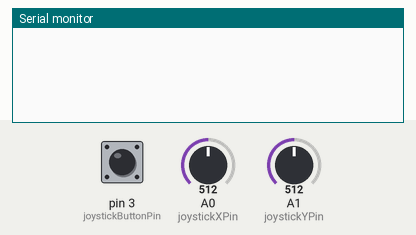
Recording of a sketch running on a simulated Arduino Uno, built with avr-gcc and run on an emulated ATmega328P. Parts: the last lines printed to the serial monitor. The test bench sets the inputs (shaded band); at power-on: A0 (joystickXPin) = 512, A1 (joystickYPin) = 512, pin 3 (joystickButtonPin) HIGH.

Above: at 1.2 s.
1.3 s: A0 (joystickXPin) set to 716
At 2.7 s:
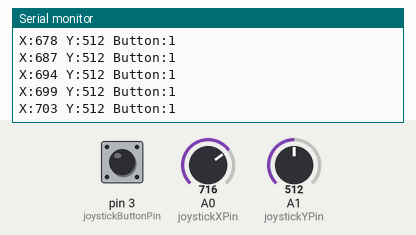
2.9 s: A1 (joystickYPin) set to 716
At 4.2 s:
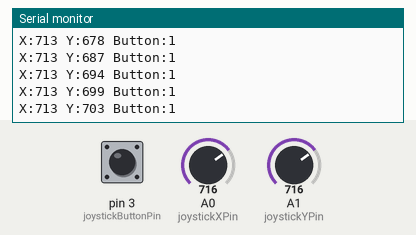
4.4 s: pin 3 (joystickButtonPin) pulled LOW for 0.15 s
At 5.6 s:
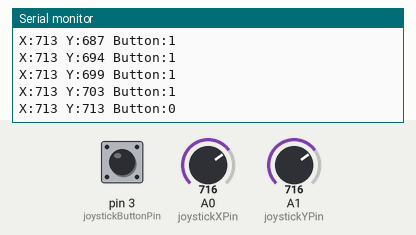
6.0 s: A0 (joystickXPin) set to 900
At 7.3 s:
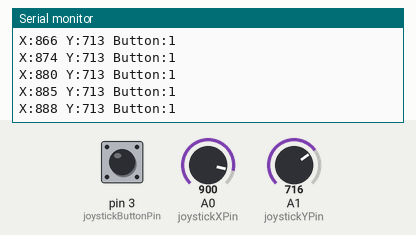
7.5 s: pin 3 (joystickButtonPin) pulled LOW for 1 s
At 8.6 s:
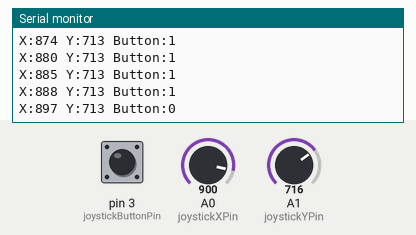
10.0 s: A1 (joystickYPin) set to 900
At 11.6 s:
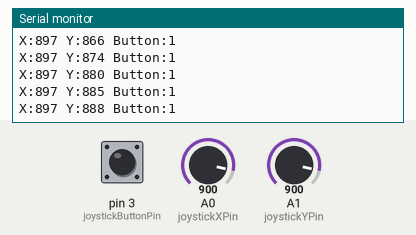
Timing chart, 0 to 12.5 s (numbered marks = the images above; inputs shaded):
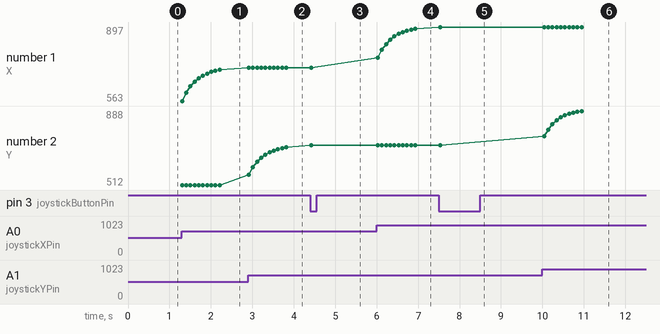

Measured:
- after the input at 1.3 s, the serial monitor: prints a new line at once (image 1)
- after the input at 2.9 s, the serial monitor: prints a new line at once (image 2)
- after the input at 4.4 s, the serial monitor: prints a new line at once (image 3)
- after the input at 6.0 s, the serial monitor: prints a new line at once (image 4)
- after the input at 7.5 s, the serial monitor: prints a new line at once (image 5)
- after the input at 10.0 s, the serial monitor: prints a new line at once (image 6)
- plotted number 1: 703 → 713 after the input at 2.9 s, 713 → 888 after the input at 6.0 s, 888 → 897 after the input at 7.5 s
- plotted number 2: 713 → 888 after the input at 10.0 s

The sketch:

control.ino
```cpp
// Definición de pines para el joystick y el botón
const int joystickXPin = A0;
const int joystickYPin = A1;
const int joystickButtonPin = 3;

// Variables para almacenar los valores del joystick
int xValue = 512;
int yValue = 512;
int lastButtonState = HIGH;  // Estado previo del botón

void setup() {
  // Inicialización del puerto serie para la comunicación con la computadora
  Serial.begin(9600);

  // Configuración del pin del botón como entrada con resistencia pull-up
  pinMode(joystickButtonPin, INPUT_PULLUP);
}

void loop() {
  // Lectura de los valores brutos del joystick y el estado del botón
  int rawXValue = analogRead(joystickXPin);
  int rawYValue = analogRead(joystickYPin);
  int buttonState = digitalRead(joystickButtonPin);

  // Aplicar un filtro para reducir el ruido en los valores del joystick
  xValue = (3 * xValue + rawXValue) / 4;
  yValue = (3 * yValue + rawYValue) / 4;

  // Comprobar si el estado del botón ha cambiado (presionado o liberado)
  if (buttonState != lastButtonState) {
    lastButtonState = buttonState;
    if (buttonState == LOW) {
      // Enviar un mensaje a través del puerto serie cuando el botón se presiona
    Serial.print("X:");
    Serial.print(xValue);
    Serial.print(" Y:");
    Serial.print(yValue);
    Serial.print(" Button:");
    Serial.println(buttonState);
    }
  }

  // Enviar los valores del joystick solo cuando hay un movimiento significativo
  if (abs(rawXValue - xValue) > 10 || abs(rawYValue - yValue) > 10) {
    // Enviar los valores de X y Y del joystick a través del puerto serie
    Serial.print("X:");
    Serial.print(xValue);
    Serial.print(" Y:");
    Serial.print(yValue);
    Serial.print(" Button:");
    Serial.println(buttonState);
  }

  // Añadir un retardo para evitar la saturación del puerto serie
  delay(100);  // Ajustar el tiempo de retardo según sea necesario
}
```
